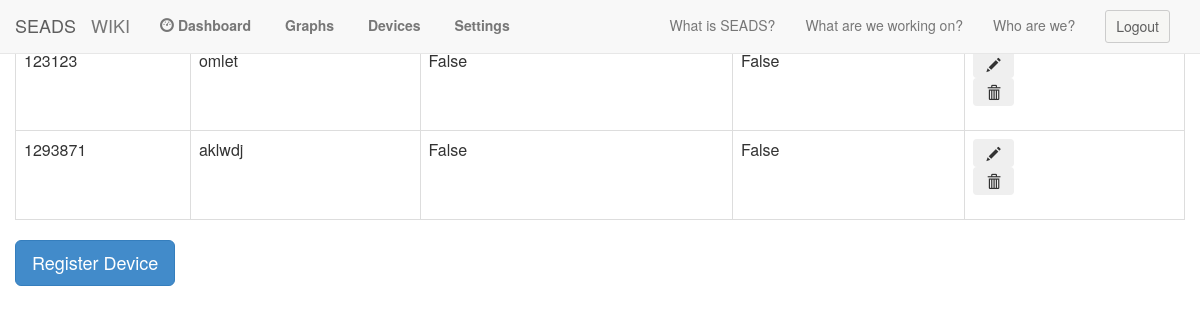
The app's page /dashboard/ (signed in), older data.
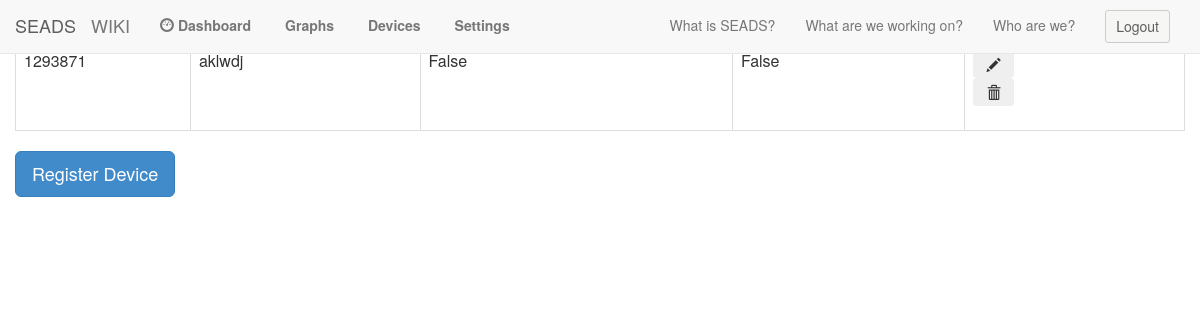
The same page, newer data.
### seadssite/models.py (models this page shows, shortened)
class Map(models.Model):
	user = models.ForeignKey(User)
	device = models.ForeignKey(Devices)
	'''
	getters
	'''
	def get_device(self):
		return self.device
	def get_id(self):
		return self.device.device_id
	'''
	setters
	'''

class Devices(models.Model):
	device_id = models.IntegerField()
	name = models.CharField(max_length=200, default='DEFAULT VALUE')
	connection_status = models.BooleanField(default=False)
	power_status = models.BooleanField(default=False)
	'''
	getters
	'''
	def get_id(self):
		return self.device_id
	def get_name(self):
		return self.name
	def get_connection(self):
		return self.connection_status
	def get_power(self):
		return self.power_status
	'''
	setters
	'''

### seadssite/views.py (the view, shortened to what this page needs)
# urls.py: url(r'^dashboard/',v.DashboardView),
def DashboardView(request):
    device_id = 0
    current_user = request.user
    user_devices = Map.objects.filter(user_id=current_user.id)
    return render(request, 'dashboard.html', {'devices': user_devices, 'device_id': device_id})

### seadssite/templates/dashboard.html (shortened to what this page needs)
{% extends "base.html" %}
{% load staticfiles %}
{% block content %}
<div class="col-md-12">
	<div class="table-responsive">
		<table class="table table-hover table table-bordered">
			<thead>
				<th>Device ID</th>
				<th>Device Name</th>
				<th>Connection Status</th>
				<th>Power Status</th>
				<th>Opperations</th>
			</thead>
			<tbody>
				{% for device in devices%}
				<tr>
					<td>{{device.get_device.get_id}}</td>
					<td>{{device.get_device.get_name}}</td>
					<td>{{device.get_device.get_connection}}</td>
					<td>{{device.get_device.get_power}}</td>
					<td>
						<button type="submit" class="btn" value={{device.get_id}} name="modify"><span class="glyphicon glyphicon-pencil"></span>
						</button>
						<form method="post">
							<button type="submit" class="btn" value={{device.get_id}} name="delete"><span class="glyphicon glyphicon-trash"></span>
							</button>
						</form>
					</td>
				</tr>
				{% endfor %}
			</tbody>
		</table>
		<button type="button" class="btn btn-primary btn-lg" data-toggle="modal" data-target="#register_modal">
			Register Device
		</button>
	</div>
</div>
{% endblock %}

### seadssite/templates/base.html (shortened to what this page needs)
{% load staticfiles %}
<html>
<head>
  <link href="{% static 'css/bootstrap.min.css' %}"
  rel="stylesheet" media="screen">
  <link href="{% static 'css/landing.css' %}" rel="stylesheet">
  <nav class="navbar navbar-default navbar-fixed-top" role="navigation">
   <div class="container-fluid">
    <div class="nav-header">
     <a class="navbar-brand" href="/">SEADS</a>
     <a class="navbar-brand" href="">WIKI</a>
   </div>
   <div class="navbar-collapse collapse navbar-left">
    <ul class="nav navbar-nav">
     {% if user.is_anonymous %}
     {% else %}
     <li><a class="navbar-left" href="/dashboard/"><span class="glyphicon glyphicon-dashboard"></span> <b>Dashboard</b></a></li>
     <li><a class="navbar-left" href="/visualization/"> <b>Graphs</b></a></li>
     <li><a class="navbar-left" href="/devices/"> <b>Devices</b></a></li>
     <li><a class="navbar-left" href=""> <b>Settings</b></a></li>
     {% endif %}
   </ul>
 </div>
 <div class="navbar-collapse collapse navbar-right">
  <ul class="nav navbar-nav">
    <li><a href="#whatis" class="page-scroll">What is SEADS?</a></li>
    <li><a href="#workingon" class="page-scroll">What are we working on?</a></li>
    <li><a href="#present-contributors" class="page-scroll">Who are we?</a></li>
    {% if user.is_anonymous %}
    <li class="signin"><button type="button" class="btn btn-default navbar-btn btn-sm signin actSign" onclick="window.location ='{%url 'django.contrib.auth.views.login' %}'">
      Sign In</button></li>
      <li class="signin"><button type="button" class="btn btn-default navbar-btn btn-sm signin actSign" onclick="window.location ='/register/'">
        Register</button></li>
        {% else %}
        <li class="signin"><button type="button" class="btn btn-default navbar-btn btn-sm signin actSign" onclick="window.location ='{%url 'django.contrib.auth.views.logout' %}'">
          Logout</button></li>
          {% endif %}
        </ul>
      </div>
    </div>
  </nav>
</head>
<body>
  {% block content %}
  {% endblock %}
</body>
</html>

### SeadsFront/static/css/landing.css (style rules this page uses)
.btn.btn-default.navbar-btn.btn-sm.signin { color: #5e5e5e; background-color: #F6F6F4; font-family: "Helvetica Neue",Helvetica,Arial,sans-serif; font-size: 14px; }
ul>li.signin { padding-left: 15px; padding-right: 15px; }

Row changes from the older to the newer data that the page shows:
removed Map: get_device.get_id "123123", get_device.get_name "omlet", get_device.get_connection "False", get_device.get_power "False"
